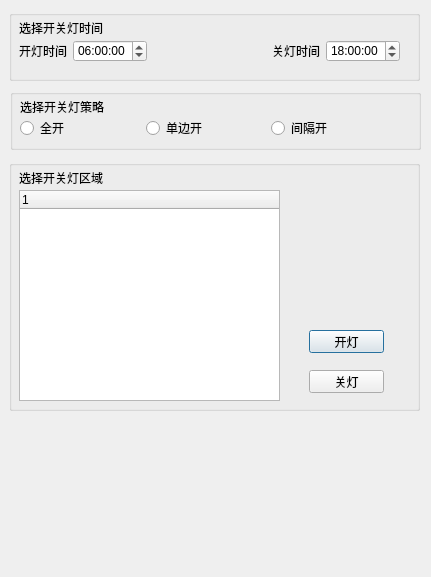
<?xml version="1.0" encoding="UTF-8"?>
<ui version="4.0">
 <class>CLightingStrategyDialog</class>
 <widget class="QDialog" name="CLightingStrategyDialog">
  <property name="geometry">
   <rect>
    <x>0</x>
    <y>0</y>
    <width>431</width>
    <height>577</height>
   </rect>
  </property>
  <property name="windowTitle">
   <string>设置照明策略</string>
  </property>
  <widget class="QGroupBox" name="groupBox">
   <property name="geometry">
    <rect>
     <x>9</x>
     <y>10</y>
     <width>411</width>
     <height>71</height>
    </rect>
   </property>
   <property name="title">
    <string/>
   </property>
   <widget class="QLabel" name="label">
    <property name="geometry">
     <rect>
      <x>10</x>
      <y>10</y>
      <width>91</width>
      <height>16</height>
     </rect>
    </property>
    <property name="text">
     <string>选择开关灯时间</string>
    </property>
   </widget>
   <widget class="QWidget" name="">
    <property name="geometry">
     <rect>
      <x>10</x>
      <y>30</y>
      <width>381</width>
      <height>22</height>
     </rect>
    </property>
    <layout class="QHBoxLayout" name="horizontalLayout">
     <item>
      <widget class="QLabel" name="label_2">
       <property name="text">
        <string>开灯时间</string>
       </property>
      </widget>
     </item>
     <item>
      <widget class="QTimeEdit" name="timeEdit_on">
       <property name="enabled">
        <bool>true</bool>
       </property>
       <property name="time">
        <time>
         <hour>6</hour>
         <minute>0</minute>
         <second>0</second>
        </time>
       </property>
      </widget>
     </item>
     <item>
      <spacer name="horizontalSpacer">
       <property name="orientation">
        <enum>Qt::Horizontal</enum>
       </property>
       <property name="sizeHint" stdset="0">
        <size>
         <width>40</width>
         <height>20</height>
        </size>
       </property>
      </spacer>
     </item>
     <item>
      <widget class="QLabel" name="label_3">
       <property name="text">
        <string>关灯时间</string>
       </property>
      </widget>
     </item>
     <item>
      <widget class="QTimeEdit" name="timeEdit_off">
       <property name="enabled">
        <bool>true</bool>
       </property>
       <property name="time">
        <time>
         <hour>18</hour>
         <minute>0</minute>
         <second>0</second>
        </time>
       </property>
      </widget>
     </item>
    </layout>
   </widget>
   <zorder>label</zorder>
   <zorder>label_2</zorder>
   <zorder>timeEdit_on</zorder>
   <zorder>label_3</zorder>
   <zorder>timeEdit_off</zorder>
   <zorder>groupBox_2</zorder>
  </widget>
  <widget class="QGroupBox" name="groupBox_2">
   <property name="geometry">
    <rect>
     <x>9</x>
     <y>160</y>
     <width>411</width>
     <height>251</height>
    </rect>
   </property>
   <property name="title">
    <string/>
   </property>
   <widget class="QPushButton" name="pushButton_On">
    <property name="geometry">
     <rect>
      <x>300</x>
      <y>170</y>
      <width>75</width>
      <height>23</height>
     </rect>
    </property>
    <property name="styleSheet">
     <string notr="true">border-color: rgb(0, 255, 0);</string>
    </property>
    <property name="text">
     <string>开灯</string>
    </property>
   </widget>
   <widget class="QPushButton" name="pushButton_Off">
    <property name="geometry">
     <rect>
      <x>300</x>
      <y>210</y>
      <width>75</width>
      <height>23</height>
     </rect>
    </property>
    <property name="styleSheet">
     <string notr="true">border-color: rgb(0, 255, 0);</string>
    </property>
    <property name="text">
     <string>关灯</string>
    </property>
   </widget>
   <widget class="QLabel" name="label_5">
    <property name="geometry">
     <rect>
      <x>10</x>
      <y>10</y>
      <width>111</width>
      <height>16</height>
     </rect>
    </property>
    <property name="text">
     <string>选择开关灯区域</string>
    </property>
   </widget>
   <widget class="QTreeWidget" name="region_treeWidget">
    <property name="geometry">
     <rect>
      <x>10</x>
      <y>30</y>
      <width>261</width>
      <height>211</height>
     </rect>
    </property>
    <column>
     <property name="text">
      <string notr="true">1</string>
     </property>
    </column>
   </widget>
   <zorder>pushButton_On</zorder>
   <zorder>pushButton_Off</zorder>
   <zorder>groupBox</zorder>
   <zorder>groupBox</zorder>
   <zorder>label_5</zorder>
   <zorder>region_treeWidget</zorder>
  </widget>
  <widget class="QGroupBox" name="groupBox_3">
   <property name="geometry">
    <rect>
     <x>10</x>
     <y>89</y>
     <width>411</width>
     <height>61</height>
    </rect>
   </property>
   <property name="title">
    <string/>
   </property>
   <widget class="QLabel" name="label_4">
    <property name="geometry">
     <rect>
      <x>10</x>
      <y>10</y>
      <width>91</width>
      <height>16</height>
     </rect>
    </property>
    <property name="text">
     <string>选择开关灯策略</string>
    </property>
   </widget>
   <widget class="QWidget" name="">
    <property name="geometry">
     <rect>
      <x>10</x>
      <y>30</y>
      <width>371</width>
      <height>18</height>
     </rect>
    </property>
    <layout class="QHBoxLayout" name="horizontalLayout_2">
     <item>
      <widget class="QRadioButton" name="radioButton_full">
       <property name="enabled">
        <bool>true</bool>
       </property>
       <property name="text">
        <string>全开</string>
       </property>
      </widget>
     </item>
     <item>
      <widget class="QRadioButton" name="radioButton_half">
       <property name="enabled">
        <bool>true</bool>
       </property>
       <property name="text">
        <string>单边开</string>
       </property>
      </widget>
     </item>
     <item>
      <widget class="QRadioButton" name="radioButton_interval">
       <property name="enabled">
        <bool>true</bool>
       </property>
       <property name="text">
        <string>间隔开</string>
       </property>
      </widget>
     </item>
    </layout>
   </widget>
  </widget>
 </widget>
 <resources/>
 <connections/>
</ui>
